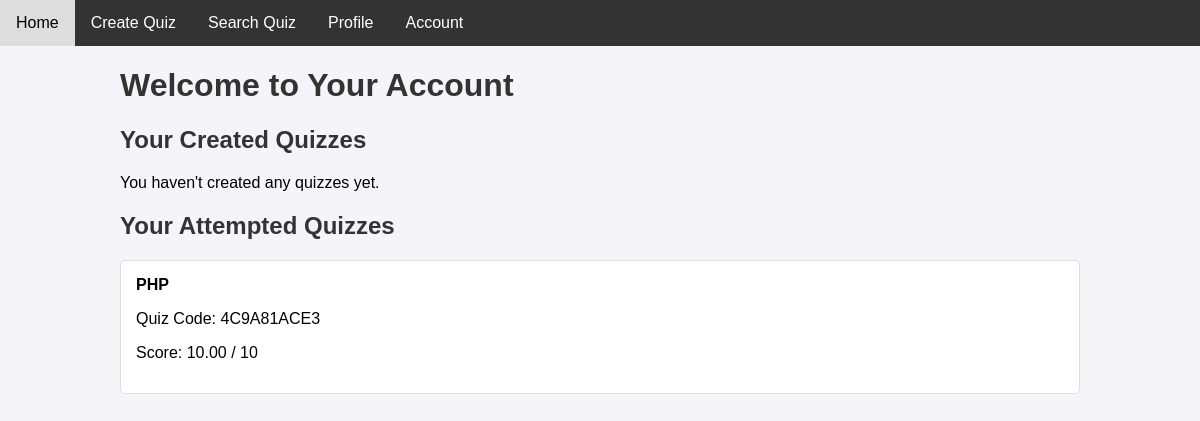
/profile.php (signed in), run on the app's committed database.
### tables this page shows
CREATE TABLE `quiz_attempts` (
  `id` bigint unsigned NOT NULL AUTO_INCREMENT,
  `user_id` int NOT NULL,
  `quiz_id` int NOT NULL,
  `score` decimal(5,2) NOT NULL,
  `attempt_date` timestamp NULL DEFAULT CURRENT_TIMESTAMP,
  PRIMARY KEY (`id`),
  UNIQUE KEY `id` (`id`),
  KEY `user_id` (`user_id`),
  KEY `quiz_id` (`quiz_id`),
  CONSTRAINT `quiz_attempts_ibfk_1` FOREIGN KEY (`user_id`) REFERENCES `users` (`id`),
  CONSTRAINT `quiz_attempts_ibfk_2` FOREIGN KEY (`quiz_id`) REFERENCES `quizzes` (`quiz_id`)
);

CREATE TABLE `quizzes` (
  `quiz_id` int NOT NULL AUTO_INCREMENT,
  `quiz_title` varchar(255) NOT NULL,
  `quiz_description` text NOT NULL,
  `user_id` int NOT NULL,
  `quiz_code` varchar(10) NOT NULL,
  `created_at` timestamp NULL DEFAULT CURRENT_TIMESTAMP,
  PRIMARY KEY (`quiz_id`),
  UNIQUE KEY `quiz_code` (`quiz_code`)
);

### profile.php (the view, shortened to what this page needs)
<?php
$user_id = $_SESSION['user_id'];
$conn = new mysqli("localhost", "root", "22BCS0133@a", "quiz_system");
$stmt = $conn->prepare("SELECT * FROM quizzes WHERE user_id = ?");
$stmt->bind_param("i", $user_id);
$stmt->execute();
$created_quizzes = $stmt->get_result();
$stmt = $conn->prepare("SELECT qa.*, q.quiz_title, q.quiz_code FROM quiz_attempts qa
                        JOIN quizzes q ON qa.quiz_id = q.quiz_id
                        WHERE qa.user_id = ?");
$stmt->bind_param("i", $user_id);
$stmt->execute();
$attempted_quizzes = $stmt->get_result();
?>
<!DOCTYPE html>
<html lang="en">
<head>
</head>
<body>
    <div class="navbar">
        <a href="aindex.php">Home</a>
        <a href="create_quiz.php">Create Quiz</a>
        <a href="search_quiz.php">Search Quiz</a>
        <a href="profile.php">Profile</a>
        <a href="account.php">Account</a>
    </div>
    <div class="container">
        <h1>Welcome to Your Account</h1>
        <section class="quizzes-created">
            <h2>Your Created Quizzes</h2>
            <?php if ($created_quizzes->num_rows > 0) { ?>
                <ul>
                    <?php while ($quiz = $created_quizzes->fetch_assoc()) { ?>
                        <li>
                            <strong><?= htmlspecialchars($quiz['quiz_title']) ?></strong>
                            <p>Code: <?= htmlspecialchars($quiz['quiz_code']) ?></p>
                            <p>Description: <?= nl2br(htmlspecialchars($quiz['quiz_description'])) ?></p>
                            <button class="quiz-button" onclick="toggleQuestions(<?= $quiz['quiz_id'] ?>)">Show Questions</button>
                            <div class="quiz-questions" id="quiz-questions-<?= $quiz['quiz_id'] ?>">
                                <h3>Questions</h3>
                                <?php
                                $quiz_id = $quiz['quiz_id'];
                                $questions_stmt = $conn->prepare("SELECT * FROM questions WHERE quiz_id = ?");
                                $questions_stmt->bind_param("i", $quiz_id);
                                $questions_stmt->execute();
                                $questions_result = $questions_stmt->get_result();
                                while ($question = $questions_result->fetch_assoc()) { ?>
                                    <div class="question">
                                        <p><strong>Q:</strong> <?= htmlspecialchars($question['question_text']) ?></p>
                                        <ul>
                                            <li><?= htmlspecialchars($question['option_a']) ?></li>
                                            <li><?= htmlspecialchars($question['option_b']) ?></li>
                                            <li><?= htmlspecialchars($question['option_c']) ?></li>
                                            <li><?= htmlspecialchars($question['option_d']) ?></li>
                                        </ul>
                                    </div>
                                <?php }
                                ?>
                            </div>
                        </li>
                    <?php } ?>
                </ul>
            <?php } else { ?>
                <p>You haven't created any quizzes yet.</p>
            <?php } ?>
        </section>
        <section class="quizzes-attempted">
            <h2>Your Attempted Quizzes</h2>
            <?php if ($attempted_quizzes->num_rows > 0) { ?>
                <ul>
                    <?php while ($attempt = $attempted_quizzes->fetch_assoc()) { ?>
                        <li>
                            <strong><?= htmlspecialchars($attempt['quiz_title']) ?></strong>
                            <p>Quiz Code: <?= htmlspecialchars($attempt['quiz_code']) ?></p>
                            <p>Score: <?= htmlspecialchars($attempt['score']) ?> /
                            <?php
                                $quiz_id = $attempt['quiz_id'];
                                $stmt = $conn->prepare("SELECT COUNT(*) as total_questions FROM questions WHERE quiz_id = ?");
                                $stmt->bind_param("i", $quiz_id);
                                $stmt->execute();
                                $result = $stmt->get_result()->fetch_assoc();
                                echo $result['total_questions'];
                            ?>
                            </p>
                        </li>
                    <?php } ?>
                </ul>
            <?php } else { ?>
                <p>You haven't attempted any quizzes yet.</p>
            <?php } ?>
        </section>
    </div>
</body>
</html>

### profile.php (style rules this page uses)
body { font-family: 'Arial', sans-serif; background-color: #f4f4f9; margin: 0; padding: 0; }
.navbar { background-color: #333; overflow: hidden; }
.navbar a { float: left; display: block; color: white; text-align: center; padding: 14px 16px; text-decoration: none; }
.container { width: 80%; margin: 20px auto; }
h1, h2 { color: #333; }
section { margin-bottom: 20px; }
ul { list-style: none; padding: 0; }
ul li { background: #fff; border: 1px solid #ddd; margin: 10px 0; padding: 15px; border-radius: 5px; }

### data on the page
quiz_attempts: quiz.quiz_title "PHP", quiz.quiz_code "4C9A81ACE3", score "10.00", total_questions "10"
